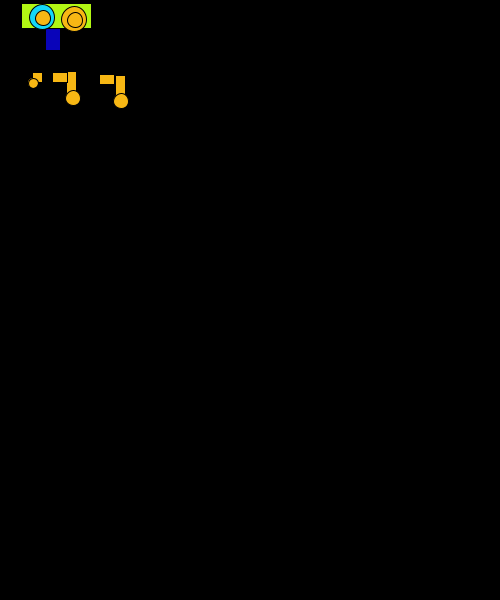
Frame 1 (no input)
Frame 60 (the mouse pressed at the canvas centre just before this capture): blank canvas, image omitted
Frame 120 (the mouse held since frame 60 and released just before this capture): blank canvas, image omitted

The Processing sketch that drew this single still picture (run headless with seeded random() and noise(); from frame 60 on, the mouse is pressed at the canvas centre):

// Processing sketch: processing_69333
// ── processing_69333.pde

int x=0;
int y=0;
void setup () {
size (500,600);
smooth();
fill (0);
background (0);
frameRate (10);
}
void draw () {
  background (0);
fill(9,4,185);
rect (x+45,y+25,15,25);
x=x+1;
y=y+1;
fill(178,247,20);
rect (x+20,y+2,70,25);
x=x+1;
y=y+1;
fill (20,215,247);
ellipse(x+40,y+15,25,25);
x=x+1;
y=y+1;
fill (247,183,20);
ellipse (x+40,y+15,15,15);
x=x+1;
y=y+1;
ellipse (x+70,y+15,25,25);
x=x+1;
y=y+1;
ellipse(x+70,y+15,15,15);
x=x+1;
y=y+1;
rect (x+60,y+65,10,25);
x=x+1;
y=y+1;
rect(x+45,y+65,15,10);
x=x+1;
y=y+1;
ellipse(x+65,y+90,15,15);
x=x+1;
y=y+1;
rect(x+90,y+65,15,10);
x=x+1;
y=y+1;
rect (x+105,y+65,10,25);
x=x+1;
y=y+1;
ellipse (x+110,y+90,15,15);
x=x+1;
y=y+1;
rect (x+20,y+60,10,10);
x=x+1;
y=y+1;
ellipse (x+20,y+70,10,10);
x=x+1;
y=y+1;
}
